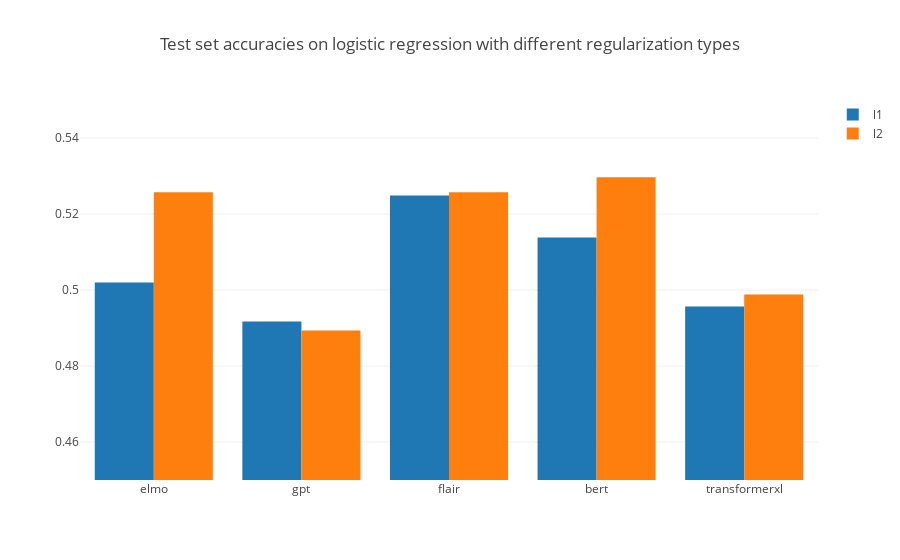

Notebook code for this chart:
### Markdown cell above
<hr>

## Selecting a regularization technique

### Code cell
with open('results.json') as json_data:
    results = json.load(json_data)
    
    data = [go.Bar(
        x = list(results.keys()),
        y = [results[embedding]['3']['logres'][reg]['max'] for embedding in results.keys()],
        name = reg
    ) for reg in ['l1', 'l2']]
    
    layout = go.Layout(
        barmode = 'group',
        title = 'Test set accuracies on logistic regression with different regularization types',
        yaxis=dict(
            range=[0.45, 0.55]
        )
    )

    fig = go.Figure(data = data, layout = layout)
    iplot(fig)

### Figure 1 — Plotly figure (JSON) as saved in the notebook; plotly's stock layout.template omitted (floating-point values rounded to 4 significant figures)
{"data": [{"name": "l1", "type": "bar", "uid": "d9e8282c-6cf4-450b-8b63-c9c53bc09cb5", "x": ["elmo", "gpt", "flair", "bert", "transformerxl"], "y": [0.502, 0.4917, 0.5249, 0.5138, 0.4957]}, {"name": "l2", "type": "bar", "uid": "b8689381-1536-4b74-b748-101d5b7ebea8", "x": ["elmo", "gpt", "flair", "bert", "transformerxl"], "y": [0.5257, 0.4893, 0.5257, 0.5296, 0.4988]}], "layout": {"barmode": "group", "title": {"text": "Test set accuracies on logistic regression with different regularization types"}, "yaxis": {"range": [0.45, 0.55]}}}
